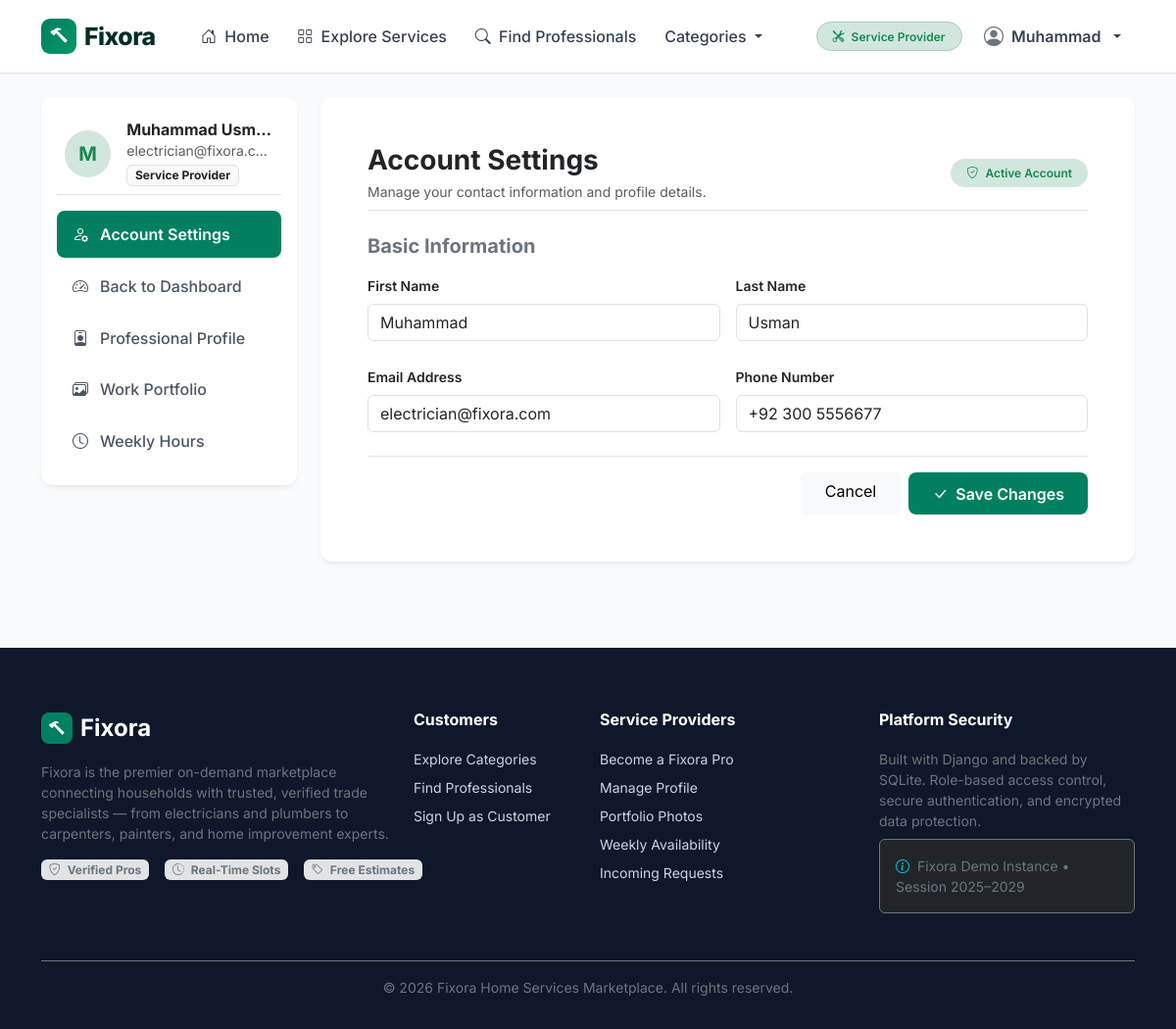
The app's page /accounts/settings/ (signed in) with its own data.
### accounts/models.py (models this page shows, shortened)
class User(AbstractUser):
    class Role(models.TextChoices):
        CUSTOMER = 'customer', 'Customer'
        PROVIDER = 'provider', 'Service Provider'
        ADMIN = 'admin', 'Administrator'
    email = models.EmailField(unique=True, verbose_name="Email Address")
    role = models.CharField(
        max_length=20,
        choices=Role.choices,
        default=Role.CUSTOMER,
        verbose_name="User Role"
    )
    phone_number = models.CharField(
        max_length=20,
        blank=True,
        null=True,
        verbose_name="Phone Number"
    )
    USERNAME_FIELD = 'email'
    REQUIRED_FIELDS = ['username', 'first_name', 'last_name']
    @property
    def is_customer(self):
        return self.role == self.Role.CUSTOMER
    @property
    def is_provider(self):
        return self.role == self.Role.PROVIDER
    @property
    def is_administrator(self):
        return self.role == self.Role.ADMIN or self.is_superuser or self.is_staff

### accounts/views.py (the view)
# urls.py: path('settings/', views.account_settings_view, name='account_settings'),
@login_required
def account_settings_view(request):
    user = request.user
    customer_profile = getattr(user, 'customer_profile', None)
    if request.method == 'POST':
        account_form = AccountSettingsForm(request.POST, instance=user)
        profile_form = CustomerProfileForm(request.POST, instance=customer_profile) if customer_profile else None
        if account_form.is_valid() and (profile_form is None or profile_form.is_valid()):
            account_form.save()
            if profile_form:
                profile_form.save()
            messages.success(request, "Your account details have been updated successfully.")
            return redirect('accounts:account_settings')
        else:
            messages.error(request, "Please check the form for errors.")
    else:
        account_form = AccountSettingsForm(instance=user)
        profile_form = CustomerProfileForm(instance=customer_profile) if customer_profile else None
    context = {
        'account_form': account_form,
        'profile_form': profile_form,
        'user': user,
    }
    return render(request, 'accounts/settings.html', context)

### accounts/forms.py (shortened to what this page needs)
class AccountSettingsForm(forms.ModelForm):
    first_name = forms.CharField(
        max_length=50,
        required=True,
        widget=forms.TextInput(attrs={'class': 'form-control'})
    )
    last_name = forms.CharField(
        max_length=50,
        required=True,
        widget=forms.TextInput(attrs={'class': 'form-control'})
    )
    email = forms.EmailField(
        required=True,
        widget=forms.EmailInput(attrs={'class': 'form-control'})
    )
    phone_number = forms.CharField(
        max_length=20,
        required=False,
        widget=forms.TextInput(attrs={'class': 'form-control'})
    )
    class Meta:
        model = User
        fields = ['first_name', 'last_name', 'email', 'phone_number']
    def __init__(self, *args, **kwargs):
        self.user_instance = kwargs.get('instance')
        super().__init__(*args, **kwargs)

### discovery/context_processors.py (called while the page is built)
def global_categories(request):
    try:
        from services.models import ServiceCategory
        categories = ServiceCategory.objects.filter(is_active=True)[:8]
    except Exception:
        categories = []
    return {'nav_categories': categories}

### templates/accounts/settings.html (shortened to what this page needs)
{% extends 'base.html' %}
{% block content %}
<div class="container py-4">
  <div class="row g-4">
    <div class="col-lg-3">
      <div class="card card-fx border-0 p-3">
        <div class="d-flex align-items-center gap-3 p-2 mb-3 border-bottom">
          <div class="bg-success-subtle text-success rounded-circle d-flex align-items-center justify-content-center" style="width: 48px; height: 48px; font-weight: 700; font-size: 1.25rem;">
            {{ user.first_name|default:user.email|slice:":1"|upper }}
          </div>
          <div class="text-truncate">
            <h6 class="fw-bold mb-0 text-truncate">{{ user.get_full_name|default:user.username }}</h6>
            <small class="text-muted d-block text-truncate">{{ user.email }}</small>
            <span class="badge bg-light text-dark border mt-1">{{ user.get_role_display }}</span>
          </div>
        </div>
        <nav class="nav flex-column">
          <a class="sidebar-nav-item active" href="{% url 'accounts:account_settings' %}">
            <i class="bi bi-person-gear"></i> Account Settings
          </a>
          <a class="sidebar-nav-item" href="{% url 'accounts:dashboard_redirect' %}">
            <i class="bi bi-speedometer2"></i> Back to Dashboard
          </a>
          {% if user.is_customer %}
            <a class="sidebar-nav-item" href="{% url 'estimates:customer_list' %}">
              <i class="bi bi-file-earmark-text"></i> My Estimates
            </a>
            <a class="sidebar-nav-item" href="{% url 'discovery:favourites_list' %}">
              <i class="bi bi-heart"></i> Saved Favourites
            </a>
          {% elif user.is_provider %}
            <a class="sidebar-nav-item" href="{% url 'providers:profile_edit' %}">
              <i class="bi bi-person-badge"></i> Professional Profile
            </a>
            <a class="sidebar-nav-item" href="{% url 'providers:portfolio_manage' %}">
              <i class="bi bi-images"></i> Work Portfolio
            </a>
            <a class="sidebar-nav-item" href="{% url 'availability:weekly_schedule_manage' %}">
              <i class="bi bi-clock"></i> Weekly Hours
            </a>
          {% endif %}
        </nav>
      </div>
    </div>
    <div class="col-lg-9">
      <div class="card card-fx border-0 p-4 p-md-5">
        <div class="d-flex justify-content-between align-items-center mb-4 pb-2 border-bottom">
          <div>
            <h3 class="fw-bold mb-1">Account Settings</h3>
            <p class="text-muted small mb-0">Manage your contact information and profile details.</p>
          </div>
          <span class="badge bg-success-subtle text-success px-3 py-2 rounded-pill fw-semibold">
            <i class="bi bi-shield-check me-1"></i> Active Account
          </span>
        </div>
        <form method="post" novalidate>
          <h5 class="fw-bold mb-3 text-secondary">Basic Information</h5>
          <div class="row g-3 mb-4">
            <div class="col-md-6">
              <label class="form-label fw-semibold small">First Name</label>
              {{ account_form.first_name }}
            </div>
            <div class="col-md-6">
              <label class="form-label fw-semibold small">Last Name</label>
              {{ account_form.last_name }}
            </div>
          </div>
          <div class="row g-3 mb-4">
            <div class="col-md-6">
              <label class="form-label fw-semibold small">Email Address</label>
              {{ account_form.email }}
            </div>
            <div class="col-md-6">
              <label class="form-label fw-semibold small">Phone Number</label>
              {{ account_form.phone_number }}
            </div>
          </div>
          <div class="d-flex justify-content-end gap-2 pt-3 border-top">
            <a href="{% url 'accounts:dashboard_redirect' %}" class="btn btn-light px-4">Cancel</a>
            <button type="submit" class="btn btn-fixora px-4">
              <i class="bi bi-check-lg me-1"></i> Save Changes
            </button>
          </div>
        </form>
      </div>
    </div>
  </div>
</div>
{% endblock %}

### templates/base.html (shortened to what this page needs)
<!DOCTYPE html>
<html lang="en">
<head>
  <link href="https://cdn.jsdelivr.net/npm/bootstrap@5.3.3/dist/css/bootstrap.min.css" rel="stylesheet">
  <link rel="stylesheet" href="https://cdn.jsdelivr.net/npm/bootstrap-icons@1.11.3/font/bootstrap-icons.min.css">
  <link rel="stylesheet" href="/static/css/fixora.css">
</head>
<body>
  <nav class="navbar navbar-expand-lg navbar-fixora sticky-top">
    <div class="container">
      <a class="navbar-brand" href="{% url 'discovery:home' %}">
        <span class="brand-badge"><i class="bi bi-hammer"></i></span>
        <span>Fixora</span>
      </a>
      <div class="collapse navbar-collapse" id="fixoraNavbar">
        <ul class="navbar-nav me-auto mb-2 mb-lg-0 ms-lg-3">
          <li class="nav-item">
            <a class="nav-link" href="{% url 'discovery:home' %}"><i class="bi bi-house-door me-1"></i> Home</a>
          </li>
          <li class="nav-item">
            <a class="nav-link" href="{% url 'discovery:explore' %}"><i class="bi bi-grid me-1"></i> Explore Services</a>
          </li>
          <li class="nav-item">
            <a class="nav-link" href="{% url 'discovery:search' %}"><i class="bi bi-search me-1"></i> Find Professionals</a>
          </li>
          {% if nav_categories %}
          <li class="nav-item dropdown">
            <a class="nav-link dropdown-toggle" href="#" id="categoryDropdown" role="button" data-bs-toggle="dropdown">
              Categories
            </a>
          </li>
          {% endif %}
        </ul>
        <ul class="navbar-nav align-items-lg-center">
          {% if user.is_authenticated %}
            <li class="nav-item me-2 d-none d-lg-block">
              {% if user.is_administrator %}
                <span class="badge bg-danger-subtle text-danger border border-danger-subtle py-2 px-3 rounded-pill fw-semibold">
                  <i class="bi bi-shield-lock me-1"></i> Admin
                </span>
              {% elif user.is_provider %}
                <span class="badge bg-success-subtle text-success border border-success-subtle py-2 px-3 rounded-pill fw-semibold">
                  <i class="bi bi-tools me-1"></i> Service Provider
                </span>
              {% else %}
                <span class="badge bg-primary-subtle text-primary border border-primary-subtle py-2 px-3 rounded-pill fw-semibold">
                  <i class="bi bi-person me-1"></i> Customer
                </span>
              {% endif %}
            </li>
            <li class="nav-item dropdown">
              <a class="nav-link dropdown-toggle d-flex align-items-center gap-2 fw-semibold" href="#" id="userMenu" role="button" data-bs-toggle="dropdown">
                <i class="bi bi-person-circle fs-5 text-secondary"></i>
                <span>{{ user.first_name|default:user.email }}</span>
              </a>
            </li>
          {% endif %}
        </ul>
      </div>
    </div>
  </nav>
  <main>
    {% block content %}{% endblock %}
  </main>
  <footer class="footer-fixora">
    <div class="container">
      <div class="row g-4">
        <div class="col-lg-4 col-md-6">
          <div class="d-flex align-items-center gap-2 mb-3">
            <span class="brand-badge" style="background:#008060; color:white; width:32px; height:32px; border-radius:8px; display:inline-flex; align-items:center; justify-content:center;"><i class="bi bi-hammer"></i></span>
            <span class="fs-4 fw-bold text-white">Fixora</span>
          </div>
          <p class="text-secondary small">
            Fixora is the premier on-demand marketplace connecting households with trusted, verified trade specialists — from electricians and plumbers to carpenters, painters, and home improvement experts.
          </p>
          <div class="d-flex gap-3 mt-3">
            <span class="badge bg-secondary-subtle text-secondary"><i class="bi bi-shield-check me-1"></i> Verified Pros</span>
            <span class="badge bg-secondary-subtle text-secondary"><i class="bi bi-clock-history me-1"></i> Real-Time Slots</span>
            <span class="badge bg-secondary-subtle text-secondary"><i class="bi bi-tag me-1"></i> Free Estimates</span>
          </div>
        </div>
        <div class="col-lg-2 col-md-6">
          <h6>Customers</h6>
          <ul class="list-unstyled small">
            <li class="mb-2"><a href="{% url 'discovery:explore' %}">Explore Categories</a></li>
            <li class="mb-2"><a href="{% url 'discovery:search' %}">Find Professionals</a></li>
            {% if user.is_authenticated and user.is_customer %}
              <li class="mb-2"><a href="{% url 'estimates:customer_list' %}">My Estimates</a></li>
              <li class="mb-2"><a href="{% url 'discovery:favourites_list' %}">Saved Favourites</a></li>
            {% else %}
              <li class="mb-2"><a href="{% url 'accounts:register' %}?role=customer">Sign Up as Customer</a></li>
            {% endif %}
          </ul>
        </div>
        <div class="col-lg-3 col-md-6">
          <h6>Service Providers</h6>
          <ul class="list-unstyled small">
            <li class="mb-2"><a href="{% url 'accounts:register' %}?role=provider">Become a Fixora Pro</a></li>
            {% if user.is_authenticated and user.is_provider %}
              <li class="mb-2"><a href="{% url 'providers:profile_edit' %}">Manage Profile</a></li>
              <li class="mb-2"><a href="{% url 'providers:portfolio_manage' %}">Portfolio Photos</a></li>
              <li class="mb-2"><a href="{% url 'availability:weekly_schedule_manage' %}">Weekly Availability</a></li>
              <li class="mb-2"><a href="{% url 'estimates:provider_list' %}">Incoming Requests</a></li>
            {% else %}
              <li class="mb-2"><a href="{% url 'accounts:login' %}">Pro Sign In</a></li>
            {% endif %}
          </ul>
        </div>
        <div class="col-lg-3 col-md-6">
          <h6>Platform Security</h6>
          <p class="small text-secondary mb-2">
            Built with Django and backed by SQLite. Role-based access control, secure authentication, and encrypted data protection.
          </p>
          <div class="p-3 rounded bg-dark border border-secondary text-secondary small">
            <i class="bi bi-info-circle text-info me-1"></i> Fixora Demo Instance &bull; Session 2025–2029
          </div>
        </div>
      </div>
      <div class="border-top border-secondary mt-5 pt-3 text-center small text-secondary">
        &copy; 2026 Fixora Home Services Marketplace. All rights reserved.
      </div>
    </div>
  </footer>
</body>
</html>

### static/css/fixora.css (style rules this page uses)
:root { --fx-primary: #008060; --fx-primary-dark: #004c3f; --fx-primary-light: #e6f4f1; --fx-secondary: #002e25; --fx-accent: #ff9800; --fx-dark: #1f2937; --fx-slate: #4b5563; --fx-light-bg: #f8fafc; --fx-border: #e2e8f0; --fx-card-shadow: 0 4px 6px -1px rgba(0, 0, 0, 0.05), 0 2px 4px -2px rgba(0, 0, 0, 0.05); --fx-card-shadow-hover: 0 12px 24px -4px rgba(0, 0, 0, 0.1), 0 4px 8px -2px rgba(0, 0, 0, 0.04); }
body { font-family: 'Inter', -apple-system, BlinkMacSystemFont, 'Segoe UI', Roboto, Helvetica, Arial, sans-serif; color: var(--fx-dark); background-color: var(--fx-light-bg); min-height: 100vh; display: flex; flex-direction: column; }
main { flex: 1 0 auto; }
.navbar-fixora { background: #ffffff; border-bottom: 1px solid var(--fx-border); box-shadow: 0 1px 3px rgba(0, 0, 0, 0.03); padding: 0.85rem 0; }
.navbar-brand { font-weight: 800; font-size: 1.55rem; color: var(--fx-secondary) !important; letter-spacing: -0.5px; display: flex; align-items: center; gap: 0.5rem; }
.navbar-brand .brand-badge { background: linear-gradient(135deg, var(--fx-primary), #059669); color: white; width: 36px; height: 36px; border-radius: 9px; display: inline-flex; align-items: center; justify-content: center; font-size: 1.1rem; }
.nav-link { font-weight: 500; color: #374151 !important; padding: 0.5rem 0.9rem !important; transition: all 0.2s ease; }
.btn-fixora { background-color: var(--fx-primary); color: #ffffff; font-weight: 600; border-radius: 8px; padding: 0.6rem 1.3rem; border: none; transition: all 0.2s ease; }
.card-fx { background: #ffffff; border: 1px solid var(--fx-border); border-radius: 12px; box-shadow: var(--fx-card-shadow); transition: transform 0.2s ease, box-shadow 0.2s ease; }
.sidebar-nav-item { display: flex; align-items: center; gap: 0.75rem; padding: 0.75rem 1rem; border-radius: 8px; color: #4b5563; font-weight: 500; text-decoration: none; margin-bottom: 0.3rem; transition: all 0.2s ease; }
.sidebar-nav-item.active { background-color: var(--fx-primary); color: #ffffff; font-weight: 600; }
.footer-fixora { background-color: #0f172a; color: #94a3b8; padding: 4rem 0 2rem; margin-top: 4rem; }
.footer-fixora a { color: #cbd5e1; text-decoration: none; transition: color 0.2s ease; }
.footer-fixora h6 { color: #ffffff; font-weight: 700; margin-bottom: 1.25rem; }

### records on screen
User: first_name "Muhammad", first_name "M", get_full_name "Muhammad Usman", email "electrician@fixora.c…", role "Service Provider", last_name "Usman", email "electrician@fixora.com", phone_number "+92 300 5556677"
